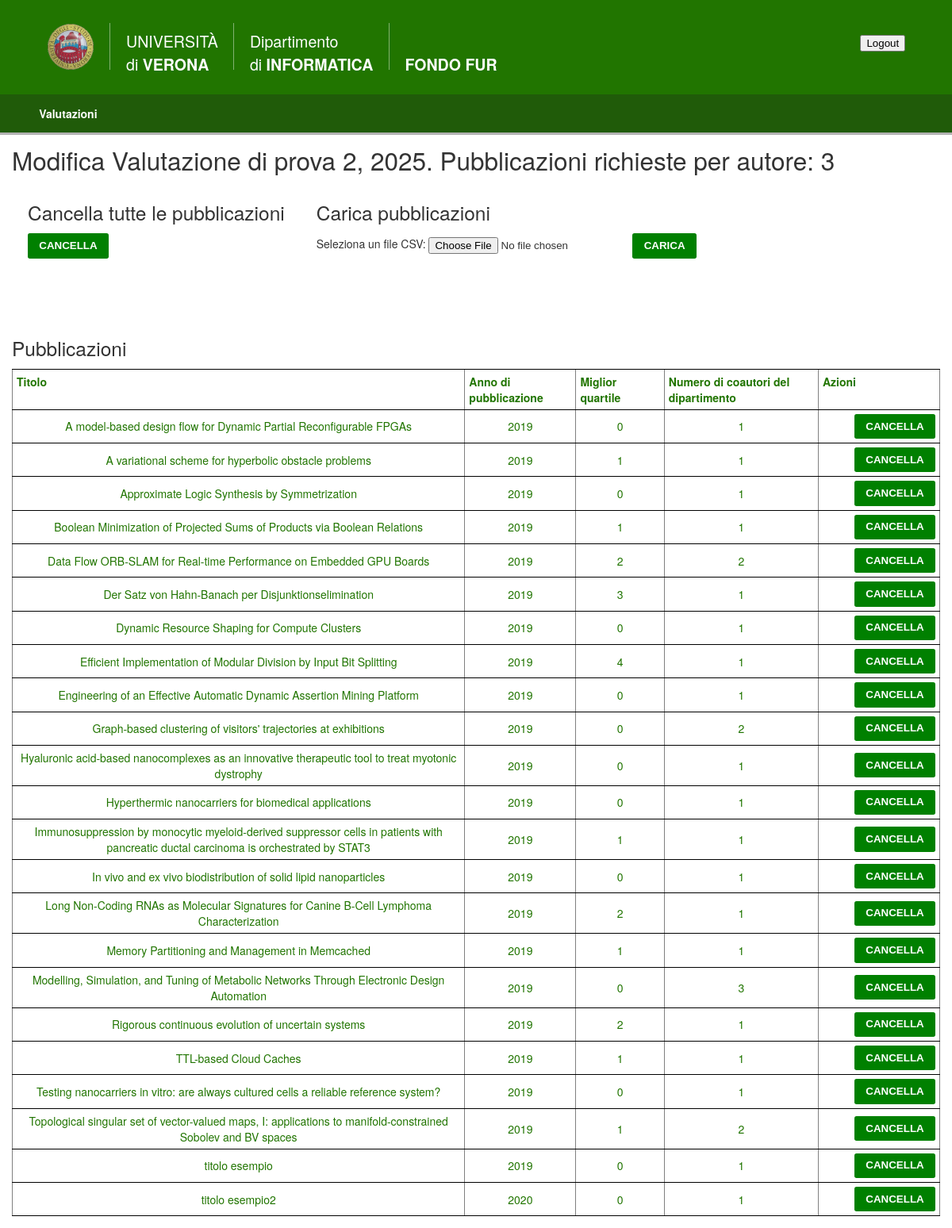
Screenshot of /valutazioni/modifica_valutazione/Valutazione di prova 2/ with the database file from the repository.
### caricamentoDati/models.py (models this page shows, shortened)
class Valutazione(models.Model):
    STATUS_CHOICES = (
        ('Vuota', 'Vuota'),
        ('Pubblicazioni caricate', 'Pubblicazioni caricate'),
        ('Assegnamento calcolato', 'Assegnamento calcolato'),
        ('Assegnamento completato', 'Assegnamento completato'),
        ('Chiusa', 'Chiusa'),
    )
    nome = models.CharField(max_length=100, primary_key=True)
    anno = models.IntegerField(validators=[MinValueValidator(
        1000), MaxValueValidator(9999)], default=datetime.date.today().year)
    dataCaricamento = models.DateField(
        blank=True, null=True, verbose_name="data di caricamento")
    status = models.CharField(
        max_length=50, choices=STATUS_CHOICES, default='Vuota')
    numeroPubblicazioni = models.PositiveIntegerField(
        validators=[MinValueValidator(1)], default=3, verbose_name="numero di pubblicazioni da selezionare")
    dataCaricamentoPubblicazioni = models.DateField(
        blank=True, null=True, verbose_name="data di caricamento delle pubblicazioni")
    class Meta:
        verbose_name_plural = "Valutazioni"

class PubblicazionePresentata(models.Model):
    handle = models.CharField(max_length=30, primary_key=True)
    valutazione = models.ForeignKey(
        Valutazione, on_delete=models.CASCADE, null=True, blank=True)
    issn_isbn = models.CharField(
        max_length=30, null=True, blank=True, verbose_name="issn o isbn")
    anno_pubblicazione = models.IntegerField(validators=[MinValueValidator(1000), MaxValueValidator(
        9999)], default=datetime.date.today().year, verbose_name="anno di pubblicazione")
    doi = models.CharField(max_length=30, null=True, blank=True)
    titolo = models.CharField(max_length=200)
    tipologia_collezione = models.CharField(
        max_length=100, verbose_name="tipologia della collezione")
    titolo_rivista_atti = models.CharField(
        max_length=200, null=True, verbose_name="titolo della rivista o atti")
    indicizzato_scopus = models.BooleanField(default=False)
    miglior_quartile = models.IntegerField(blank=True, default = 0, validators=[
                                           MinValueValidator(0), MaxValueValidator(4)], verbose_name="miglior quartile")
    num_coautori_dip = models.PositiveIntegerField(
        default=1, validators=[MinValueValidator(1)], verbose_name="numero di coautori del dipartimento")
    class Meta:
        constraints = [models.UniqueConstraint(
            fields=['handle', 'valutazione'], name='chiaveComposta')]
    class Meta:
        verbose_name_plural = "Pubblicazioni Presentate"

### caricamentoDati/views.py (the view)
# urls.py: path('modifica_valutazione/', views.modifica_valutazione_,
def modifica_valutazione(request, valutazione_nome):
    valutazione = Valutazione.objects.get(nome=valutazione_nome)
    context = {'valutazione': valutazione, 'pubblicazioni': PubblicazionePresentata.objects.filter(
        valutazione=valutazione).order_by('titolo')}
    return render(request, 'caricamentoDati/modifica.html', context)

### caricamentoDati/templates/caricamentoDati/modifica.html (shortened to what this page needs)
{% extends 'base.html' %}
{% block content %}
  <div class="main">
    <h1>Modifica {{ valutazione.nome }}, {{ valutazione.anno }}. Pubblicazioni richieste per autore: {{ valutazione.numeroPubblicazioni }}</h1>
    <div style="display: flex;">
      <div style="padding: 20px;">
        <h2>Cancella tutte le pubblicazioni</h2>
        <form method="post" action="{% url 'cancella_pubblicazioni_tot' valutazione.nome %}">
          <button class="btn" type="submit">Cancella</button>
        </form>
      </div>
      <div style="padding: 20px;">
        <h2>Carica pubblicazioni</h2>
        <form method="post" enctype="multipart/form-data" action="{% url 'caricamento_con_file' filename='temp' valutazione=valutazione.nome %}">
          <label for="filename">Seleziona un file CSV:</label>
          <input type="file" name="filename" id="filename" />
          <button class="btn" type="submit">Carica</button>
        </form>
      </div>
    </div>
    <div style="padding-top: 80px;">
      {% if pubblicazioni %}
        <h2>Pubblicazioni</h2>
        <table style="text-align: left; width: 100%;" border="1" cellpadding="2" cellspacing="2">
          <tr>
            <td style="vertical-align: top; text-align: left;">
              <b>Titolo</b>
            </td>
            <td style="vertical-align: top; text-align: left;">
              <b>Anno di pubblicazione</b>
            </td>
            <td style="vertical-align: top; text-align: left;">
              <b>Miglior quartile</b>
            </td>
            <td style="vertical-align: top; text-align: left;">
              <b>Numero di coautori del dipartimento</b>
            </td>
            <td style="vertical-align: top; text-align: left;">
              <b>Azioni</b>
            </td>
          </tr>
          {% for pubblicazione in pubblicazioni %}
            <tr>
              <td>{{ pubblicazione.titolo }}</td>
              <td>{{ pubblicazione.anno_pubblicazione }}</td>
              <td>{{ pubblicazione.miglior_quartile }}</td>
              <td>{{ pubblicazione.num_coautori_dip }}</td>
              <td>
                <div type="button" style="padding-left: 40px;">
                  <form method="post" action="{% url 'cancella_pubblicazione_singola' valutazione.nome pubblicazione_titolo %}">
                    <button class="btn" type="submit">Cancella</button>
                  </form>
                </div>
              </td>
            </tr>
          {% endfor %}
        </table>
      {% else %}
        <p>Non ci sono pubblicazioni disponibili.</p>
      {% endif %}
    </div>
  </div>
{% endblock %}

### caricamentoDati/static/styles.css (style rules this page uses)
body { margin: 0; padding: 0; color: #333; text-align: justify; background-color: #eee; font: .875em "Helvetica Neue", Helvetica, Arial, Geneva, sans-serif; }
h1, h2, h3, h4, h5, h6 { margin: 0 0 .5em; font-weight: 500; line-height: 1.1; }
h1 { font-size: 2.25em; }
h2 { font-size: 1.75em; }
table { border-spacing: 0; border-collapse: collapse; border-top: 1px solid #000; background: #FFFFFF; }
td { min-width: 100px; color: #217500; padding: 5px; border-bottom: 1px solid #000; text-align: -webkit-center; }
.main { background-color: #fff; padding: 15px; }
.btn { color: #fff !important; background-color: #008000; display: inline-block; padding: .5em 1em; margin-bottom: 0; line-height: 1.2; white-space: nowrap; vertical-align: middle; cursor: pointer; border: 1px solid transparent; border-radius: .2em; text-decoration: none; text-transform: uppercase; font-weight: bold; }

### rows the page displays
Valutazione: nome "Valutazione di prova 2", anno "2025", numeroPubblicazioni "3"
PubblicazionePresentata: titolo "A model-based design flow for Dynamic Partial Reconfigurable FPGAs", anno_pubblicazione "2019", miglior_quartile "0", num_coautori_dip "1"
PubblicazionePresentata: titolo "A variational scheme for hyperbolic obstacle problems", anno_pubblicazione "2019", miglior_quartile "1", num_coautori_dip "1"
PubblicazionePresentata: titolo "Approximate Logic Synthesis by Symmetrization", anno_pubblicazione "2019", miglior_quartile "0", num_coautori_dip "1"
PubblicazionePresentata: titolo "Boolean Minimization of Projected Sums of Products via Boolean Relations", anno_pubblicazione "2019", miglior_quartile "1", num_coautori_dip "1"
PubblicazionePresentata: titolo "Data Flow ORB-SLAM for Real-time Performance on Embedded GPU Boards", anno_pubblicazione "2019", miglior_quartile "2", num_coautori_dip "2"
PubblicazionePresentata: titolo "Der Satz von Hahn-Banach per Disjunktionselimination", anno_pubblicazione "2019", miglior_quartile "3", num_coautori_dip "1"
PubblicazionePresentata: titolo "Dynamic Resource Shaping for Compute Clusters", anno_pubblicazione "2019", miglior_quartile "0", num_coautori_dip "1"
PubblicazionePresentata: titolo "Efficient Implementation of Modular Division by Input Bit Splitting", anno_pubblicazione "2019", miglior_quartile "4", num_coautori_dip "1"
PubblicazionePresentata: titolo "Engineering of an Effective Automatic Dynamic Assertion Mining Platform", anno_pubblicazione "2019", miglior_quartile "0", num_coautori_dip "1"
PubblicazionePresentata: titolo "Graph-based clustering of visitors' trajectories at exhibitions", anno_pubblicazione "2019", miglior_quartile "0", num_coautori_dip "2"
PubblicazionePresentata: titolo "Hyaluronic acid-based nanocomplexes as an innovative therapeutic tool to treat myotonic dystrophy", anno_pubblicazione "2019", miglior_quartile "0", num_coautori_dip "1"
PubblicazionePresentata: titolo "Hyperthermic nanocarriers for biomedical applications", anno_pubblicazione "2019", miglior_quartile "0", num_coautori_dip "1"
PubblicazionePresentata: titolo "Immunosuppression by monocytic myeloid-derived suppressor cells in patients with pancreatic ductal carcinoma is orchestrated by STAT3", anno_pubblicazione "2019", miglior_quartile "1", num_coautori_dip "1"
PubblicazionePresentata: titolo "In vivo and ex vivo biodistribution of solid lipid nanoparticles", anno_pubblicazione "2019", miglior_quartile "0", num_coautori_dip "1"
PubblicazionePresentata: titolo "Long Non-Coding RNAs as Molecular Signatures for Canine B-Cell Lymphoma Characterization", anno_pubblicazione "2019", miglior_quartile "2", num_coautori_dip "1"
PubblicazionePresentata: titolo "Memory Partitioning and Management in Memcached", anno_pubblicazione "2019", miglior_quartile "1", num_coautori_dip "1"
PubblicazionePresentata: titolo "Modelling, Simulation, and Tuning of Metabolic Networks Through Electronic Design Automation", anno_pubblicazione "2019", miglior_quartile "0", num_coautori_dip "3"
PubblicazionePresentata: titolo "Rigorous continuous evolution of uncertain systems", anno_pubblicazione "2019", miglior_quartile "2", num_coautori_dip "1"
PubblicazionePresentata: titolo "TTL-based Cloud Caches", anno_pubblicazione "2019", miglior_quartile "1", num_coautori_dip "1"
PubblicazionePresentata: titolo "Testing nanocarriers in vitro: are always cultured cells a reliable reference system?", anno_pubblicazione "2019", miglior_quartile "0", num_coautori_dip "1"
PubblicazionePresentata: titolo "Topological singular set of vector-valued maps, I: applications to manifold-constrained Sobolev and BV spaces", anno_pubblicazione "2019", miglior_quartile "1", num_coautori_dip "2"
PubblicazionePresentata: titolo "titolo esempio", anno_pubblicazione "2019", miglior_quartile "0", num_coautori_dip "1"
PubblicazionePresentata: titolo "titolo esempio2", anno_pubblicazione "2020", miglior_quartile "0", num_coautori_dip "1"
